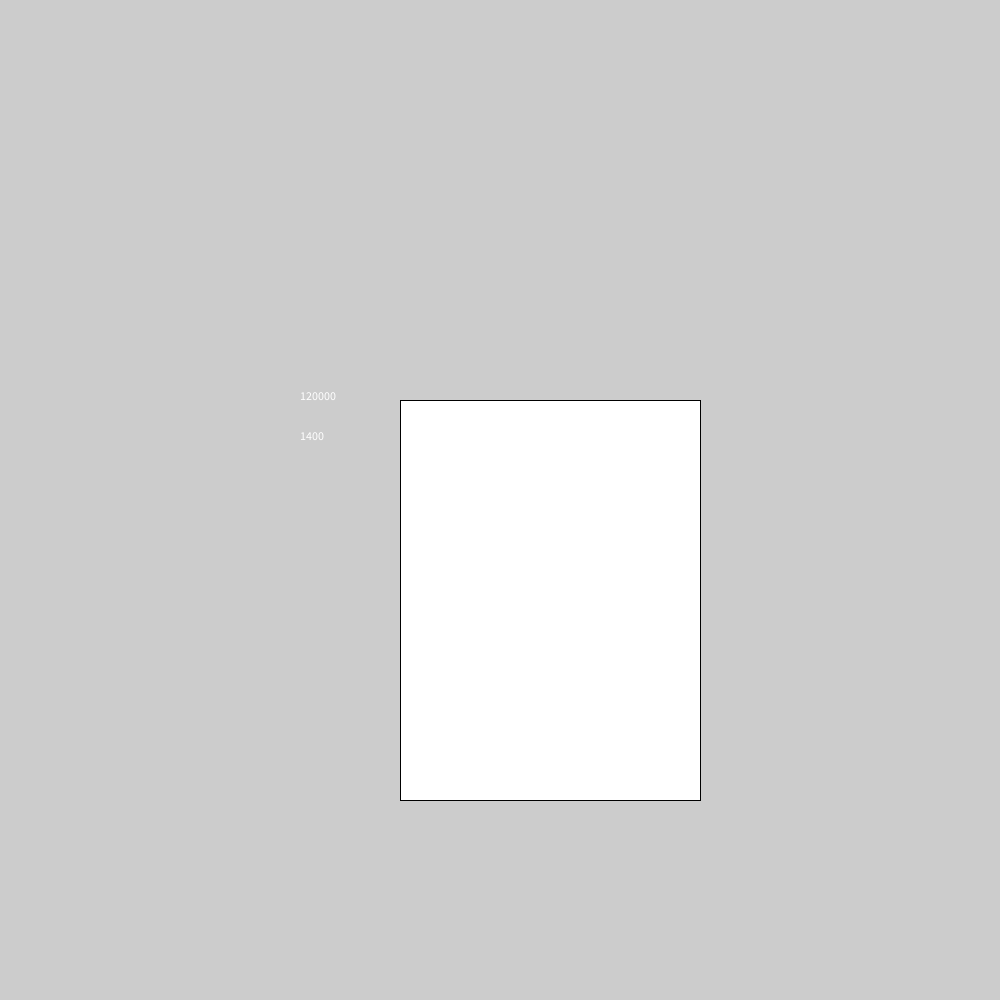
Frame 1 (no input)
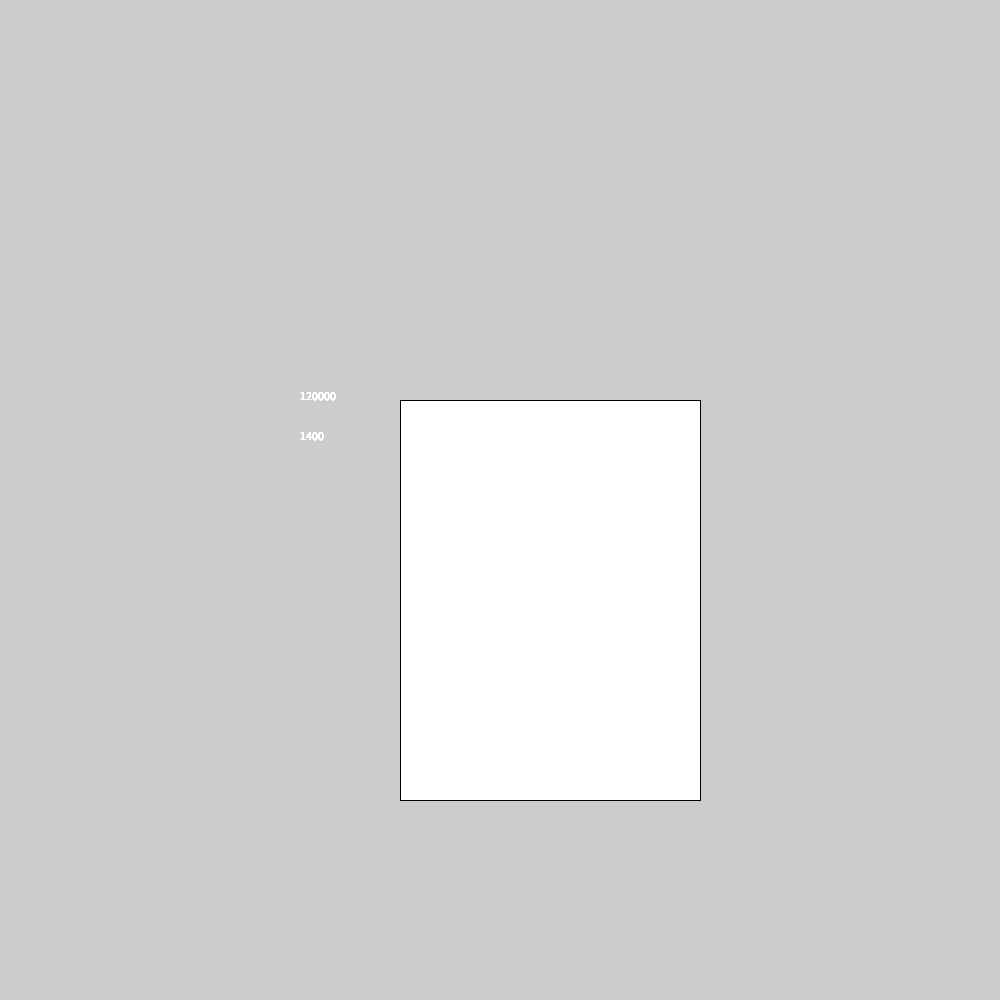
Frame 60 (the mouse pressed at the canvas centre just before this capture)
Frame 120 (the mouse held since frame 60 and released just before this capture): identical to frame 60, image omitted

The Processing sketch that drew these frames (run headless with seeded random() and noise(); from frame 60 on, the mouse is pressed at the canvas centre):

// Processing sketch: opgave_3
// ── opgave_3.pde
int rectSideA=300;
int rectSideB=400;
int rectOmkreds=0;
int rectAreal=0;

void setup(){
  
size (1000,1000);
}

void draw(){
 rect(400,400,rectSideA,rectSideB);
  function();
 text(rectAreal,rectSideA,rectSideB);
 text(rectOmkreds,rectSideA,rectSideB+40);
}

void function(){
  rectOmkreds=(rectSideA*2)+(rectSideB*2);
  
  rectAreal=rectSideA*rectSideB;
}
